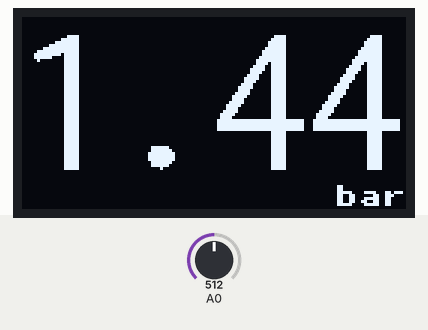
This sketch was run on a simulated ESP8266 (NodeMCU). Parts: 128×64 one-colour display. Inputs (shaded band) come from the test bench; at power-on: A0 = 512. WiFi joins after 1.5 s; servers stay silent unless stated; what the sketch prints to the serial monitor is not drawn.

Above: at 2.7 s.
2.8 s: A0 set to 716
At 3.7 s:
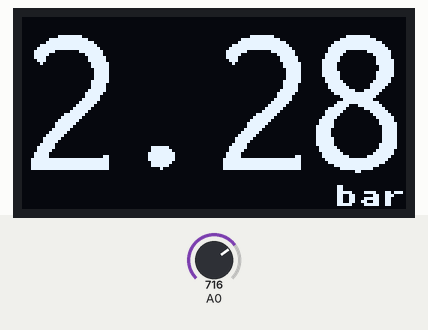
4.3 s: A0 set to 900
At 5.3 s:
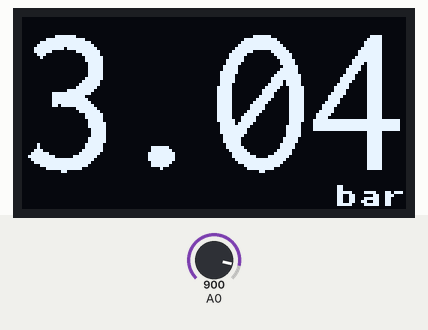
5.9 s: A0 set to 1023
At 7.1 s:
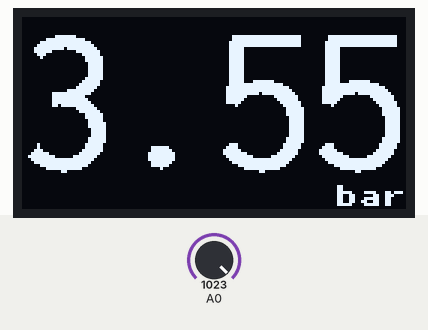
Timing chart, 0 to 8.9 s (numbered marks = the images above; inputs shaded):
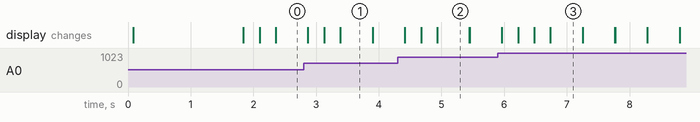

The sketch:

Pressure_sensor_with_BF_connect_and_display.ino
```cpp
#include <ESP8266HTTPClient.h>
#include <ESP8266WiFi.h>
//#include <avr/dtostrf.h>
//#include "U8g2lib.h"
//#include <Arduino.h>
#include <U8x8lib.h>


long BF_pause_start = 0;
long WIFI_status = 0;
float PressureValue_raw = 0.0;
float PressureValue_corr = 0.0;
float PressureValue = 0.00;
String PressureValue_string; // Buffer big enough for 7-character float
String PressureValue_LCD;

int WIFI = 0;

char ssid[] = "xxxxxxxx";     //  your network SSID (name)
char pass[] = "xxxxxxxxx";  // your network password

//Pressure sensor calibration coefficients, can be tweaked for each sensor used
const float coeffBar = 0.0037;
const float cal_offset = 0.66;

U8X8_SH1106_128X64_NONAME_HW_I2C u8x8(/* reset=*/ U8X8_PIN_NONE);

#define BF_15min 900000
#define WIFI_retry 300000

void setup() {
  u8x8.begin();                 //OLED init

  u8x8.setFont(u8x8_font_torussansbold8_r);
  u8x8.drawString(0, 0, "                 "); //OLED clear
  u8x8.drawString(0, 1, "                 ");
  u8x8.drawString(0, 2, "                 ");
  u8x8.drawString(0, 3, "                 ");
  u8x8.drawString(0, 4, "                 ");
  u8x8.drawString(0, 5, "                 ");
  u8x8.drawString(0, 6, "                 ");
  u8x8.drawString(0, 7, "                 ");
  u8x8.drawString(13, 7, "bar");

  Serial.begin(115200);                                  //Serial connection
  WiFi.begin(ssid, pass);   //WiFi connection

  while ((WiFi.status() != WL_CONNECTED) && (WIFI < 20)) {  //Wait for the WiFI connection completion, only try 20 times, if no connection it will retry every 5minutes

    delay(500);
    Serial.println("Waiting for connection");
    WIFI ++;
  }

  Serial.print("Connected to IP-adress: ");
  Serial.println(WiFi.localIP());

  //Analog input to trykksensor
  pinMode (A0, INPUT);

//start counters for BF transmit and WIFI connectivity retry
  BF_pause_start = millis();
  WIFI_status = millis();
}

void loop() {

  for (int i = 0; i < 10; i++)  //read pressure value 10 times and average it
  {
    PressureValue_raw += analogRead (A0);
    delay (25);
  }
  PressureValue_raw /= 10;

  Serial.print("PressureValue_raw: ");
  Serial.println(PressureValue_raw);


  PressureValue_corr = (PressureValue_raw - 105);

Serial.print("PressureValue_corr: ");
  Serial.println(PressureValue_corr);

  if (int(PressureValue_corr) > 80)   //check that pressure is above zero
  {
    PressureValue = (PressureValue_raw * coeffBar) - cal_offset;
  }

  PressureValue_LCD = String(PressureValue);

//Print pressurevalue and 'bar' to display
  u8x8.setFont(u8x8_font_inr46_4x8_n);
  u8x8.setCursor(0, 0);
  u8x8.print(PressureValue_LCD);
  u8x8.setFont(u8x8_font_torussansbold8_r);
  u8x8.drawString(13, 7, "bar");

  if (WiFi.status() != WL_CONNECTED) {  //If no WIFI connection, show a 'x' in the display

    u8x8.setFont(u8x8_font_open_iconic_check_1x1);

    u8x8.drawString(5, 3, "\x44");
  }

  PressureValue_string = String(PressureValue);


  if ((millis() - WIFI_status) > long(WIFI_retry) && (WiFi.status() != WL_CONNECTED)) {
    WiFi.begin(ssid, pass);
    WIFI_status = millis();
  }

  if ((millis() - BF_pause_start) > long(BF_15min)) {                                                                                                                 //only send every 15min to BF


    if (WiFi.status() == WL_CONNECTED) {                                                                                                                              //Check WiFi connection status

      HTTPClient http;                                                                                                                                                //Declare object of class HTTPClient

      http.begin("http://log.brewfather.net/stream?id=XXXXXXXXXXXXXX");                                                                                               //Specify request destination
      http.addHeader("Content-Type", "application/JSON");                                                                                                             //Specify content-type header

      int httpCode = http.POST("{\r\n  \"name\": \"PressureSensor2000\", \r\n  \"pressure\": " + PressureValue_string + ",\r\n  \"pressure_unit\": \"BAR\"}");

      String payload = http.getString();                                                                                                                              //Get the response payload
      Serial.print("HTTP return code: ");
      Serial.println(httpCode);                                                                                                                                       //Print HTTP return code
      Serial.print("Payload response: ");
      Serial.println(payload);                                                                                                                                        //Print request response payload

      http.end();                                                                                                                                                     //Close connection

    }
    else {

      Serial.println("Error in WiFi connection");

    }
    Serial.println("Waiting 15min until next send");

    BF_pause_start = millis();
  }
}
```

Measured:
- after the input at 2.8 s, the display: first changes after 0.07 s (image 1 shows a later state)
- after the input at 4.3 s, the display: first changes after 0.11 s (image 2 shows a later state)
- after the input at 5.9 s, the display: first changes after 0.06 s (image 3 shows a later state)
- what the display in image 1 shows lasts 0.5 s, from 3.4 s to 3.9 s
